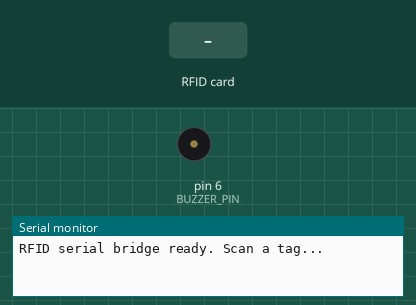
This sketch was run on a simulated Arduino Uno, built with avr-gcc and run on an emulated ATmega328P. Shown: buzzer (waves = sounding), the last lines printed to the serial monitor. The inputs (shaded band) are chosen by the test bench.

Above: at 1.3 s.
1.4 s: RFID card 5E 7A 19 C4 held to the reader
At 1.42 s:
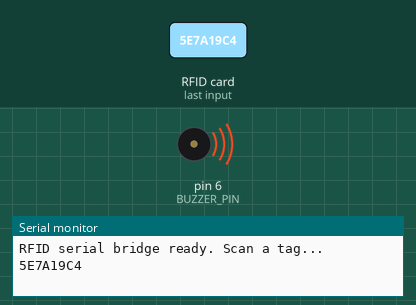
Timing chart, 0 to 4.4 s (numbered marks = the images above; inputs shaded):
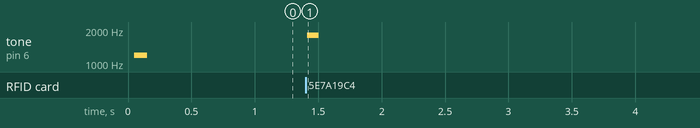

Measured:
- after the input at 1.4 s, tone on pin 6 (BUZZER_PIN): silent → 1800 Hz at once, → silent 0.09 s later

The sketch:

SimpleRFIDV2.ino
```cpp
#include <SPI.h>
#include <MFRC522.h>

// RC522 <-> Arduino Uno R3 wiring (SPI):
// - VCC  -> 3.3V (do not use 5V)
// - GND  -> GND
// - RST  -> D9
// - SDA/SS -> D10
// - MOSI -> D11
// - MISO -> D12
// - SCK  -> D13
//
// This sketch uses the MFRC522 library with SPI.

#define SS_PIN 10
#define RST_PIN 9
#define BUZZER_PIN 6

MFRC522 rfid(SS_PIN, RST_PIN);

uint8_t lastUid[10] = {0};
byte lastUidSize = 0;
unsigned long lastScanMs = 0;
const unsigned long RESCAN_GUARD_MS = 1000;

bool sameAsLastUid(const MFRC522::Uid &uid) {
  if (uid.size != lastUidSize) {
    return false;
  }

  for (byte i = 0; i < uid.size; i++) {
    if (uid.uidByte[i] != lastUid[i]) {
      return false;
    }
  }

  return true;
}

void rememberUid(const MFRC522::Uid &uid) {
  lastUidSize = uid.size;
  for (byte i = 0; i < uid.size && i < sizeof(lastUid); i++) {
    lastUid[i] = uid.uidByte[i];
  }
  lastScanMs = millis();
}

void clearUidGuardIfExpired() {
  if (lastUidSize > 0 && (millis() - lastScanMs) > RESCAN_GUARD_MS) {
    lastUidSize = 0;
  }
}

String uidToHex(const MFRC522::Uid &uid) {
  String out;
  out.reserve(uid.size * 2);

  for (byte i = 0; i < uid.size; i++) {
    if (uid.uidByte[i] < 0x10) {
      out += '0';
    }
    out += String(uid.uidByte[i], HEX);
  }

  out.toUpperCase();
  return out;
}

void setup() {
  Serial.begin(115200);
  SPI.begin();
  rfid.PCD_Init();

  pinMode(LED_BUILTIN, OUTPUT);
  pinMode(BUZZER_PIN, OUTPUT);

  tone(BUZZER_PIN, 1200, 100);
  delay(130);
  noTone(BUZZER_PIN);

  Serial.println("RFID serial bridge ready. Scan a tag...");
}

void loop() {
  clearUidGuardIfExpired();

  if (!rfid.PICC_IsNewCardPresent()) {
    return;
  }

  if (!rfid.PICC_ReadCardSerial()) {
    return;
  }

  if (sameAsLastUid(rfid.uid) && (millis() - lastScanMs) < RESCAN_GUARD_MS) {
    rfid.PICC_HaltA();
    rfid.PCD_StopCrypto1();
    return;
  }

  String uidHex = uidToHex(rfid.uid);

  // One UID per line for the desktop Python bridge script.
  Serial.println(uidHex);

  digitalWrite(LED_BUILTIN, HIGH);
  tone(BUZZER_PIN, 1800, 90);
  delay(120);
  noTone(BUZZER_PIN);
  digitalWrite(LED_BUILTIN, LOW);

  rememberUid(rfid.uid);

  rfid.PICC_HaltA();
  rfid.PCD_StopCrypto1();
}
```
